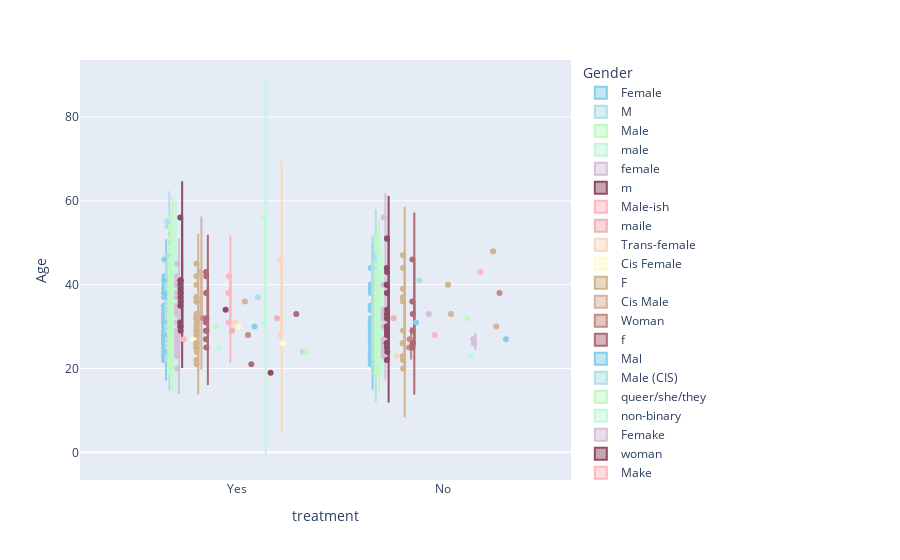

The notebook cell saved with this chart:
### Code cell
def winsorization_outliers(df):
    out=[]
    for i in df:
        q1 = np.percentile(df , 1)
        q3 = np.percentile(df , 99)
        if i > q3 or i < q1:
            out.append(i)
    print("Outliers:",out)
    return out
outliers = winsorization_outliers(df.Age)
data_age = df.loc[~df.Age.isin(outliers)]
fig = px.violin(data_age, y="Age", x="treatment", color="Gender", box=True, points="all", color_discrete_sequence=palette)
fig.show()

### Figure 1 — Plotly figure (JSON) as saved in the notebook; plotly's stock layout.template omitted (floating-point values rounded to 4 significant figures; data arrays with more than 128 entries replaced by an {"elided": "..."} marker saying what was removed)
{"data": [{"alignmentgroup": "True", "box": {"visible": true}, "hovertemplate": "Gender=Female<br>treatment=%{x}<br>Age=%{y}<extra></extra>", "legendgroup": "Female", "marker": {"color": "#87CEEB"}, "name": "Female", "offsetgroup": "Female", "orientation": "v", "points": "all", "scalegroup": "True", "showlegend": true, "x": ["Yes", "Yes", "Yes", "Yes", "Yes", "Yes", "Yes", "No", "No", "No", "No", "No", "No", "Yes", "Yes", "No", "Yes", "Yes", "No", "Yes", "No", "Yes", "Yes", "Yes", "Yes", "Yes", "Yes", "Yes", "No", "Yes", "Yes", "No", "No", "Yes", "Yes", "Yes", "Yes", "No", "No", "No", "Yes", "Yes", "Yes", "Yes", "Yes", "Yes", "Yes", "Yes", "Yes", "Yes", "Yes", "Yes", "Yes", "Yes", "No", "Yes", "No", "Yes", "Yes", "Yes", "Yes", "Yes", "Yes", "No", "No", "Yes", "No", "Yes", "No", "Yes", "Yes", "Yes", "Yes", "No", "No", "Yes", "Yes", "Yes", "No", "No", "Yes", "Yes", "Yes", "No", "Yes", "Yes", "Yes", "Yes", "Yes", "No", "Yes", "No", "No", "No", "Yes", "Yes", "No", "Yes", "No", "Yes", "Yes", "Yes", "Yes", "Yes", "Yes", "Yes", "No", "Yes", "No", "Yes", "Yes", "Yes", "No", "No", "Yes", "Yes", "No", "Yes", "Yes"], "x0": " ", "xaxis": "x", "y": [37, 35, 42, 35, 38, 26, 23, 31, 44, 29, 30, 29, 23, 34, 32, 28, 35, 38, 35, 27, 40, 28, 23, 27, 37, 26, 38, 26, 24, 23, 22, 30, 25, 25, 33, 31, 28, 26, 24, 26, 39, 28, 24, 23, 35, 33, 38, 41, 31, 27, 22, 31, 27, 32, 27, 26, 40, 24, 31, 31, 28, 24, 29, 22, 34, 29, 21, 23, 28, 29, 37, 27, 33, 27, 31, 35, 22, 32, 30, 39, 40, 31, 32, 23, 24, 25, 35, 26, 37, 39, 30, 31, 24, 38, 30, 31, 34, 26, 23, 28, 29, 39, 27, 30, 28, 33, 35, 33, 34, 46, 32, 26, 31, 35, 28, 34, 32, 23, 41], "y0": " ", "yaxis": "y", "type": "violin"}, {"alignmentgroup": "True", "box": {"visible": true}, "hovertemplate": "Gender=M<br>treatment=%{x}<br>Age=%{y}<extra></extra>", "legendgroup": "M", "marker": {"color": "#B0E0E6"}, "name": "M", "offsetgroup": "M", "orientation": "v", "points": "all", "scalegroup": "True", "showlegend": true, "x": ["No", "No", "No", "Yes", "Yes", "No", "No", "No", "No", "Yes", "Yes", "Yes", "No", "No", "No", "No", "Yes", "Yes", "Yes", "No", "No", "Yes", "Yes", "Yes", "No", "No", "No", "No", "Yes", "Yes", "Yes", "No", "Yes", "Yes", "Yes", "No", "Yes", "Yes", "No", "No", "Yes", "No", "Yes", "No", "Yes", "Yes", "No", "No", "Yes", "No", "Yes", "Yes", "Yes", "Yes", "No", "No", "No", "No", "No", "No", "No", "No", "Yes", "Yes", "No", "No", "Yes", "Yes", "No", "Yes", "No", "No", "No", "No", "No", "No", "No", "No", "No", "Yes", "No", "No", "No", "No", "Yes", "No", "No", "No", "Yes", "No", "No", "No", "No", "Yes", "No", "Yes", "No", "Yes", "No", "No", "No", "No", "Yes", "No", "Yes", "No", "No", "No", "Yes", "Yes", "No", "Yes", "Yes", "Yes"], "x0": " ", "xaxis": "x", "y": [44, 39, 50, 35, 22, 31, 28, 36, 32, 30, 35, 32, 39, 35, 24, 31, 22, 45, 30, 31, 24, 33, 40, 32, 37, 26, 29, 46, 54, 33, 34, 29, 55, 45, 26, 48, 35, 55, 26, 21, 23, 34, 34, 37, 27, 43, 48, 30, 47, 29, 36, 29, 39, 26, 21, 34, 33, 24, 33, 31, 22, 39, 32, 30, 29, 30, 33, 43, 36, 26, 33, 29, 39, 32, 38, 43, 40, 40, 36, 34, 40, 23, 25, 23, 35, 39, 29, 41, 40, 43, 33, 24, 34, 39, 19, 42, 36, 40, 42, 44, 34, 41, 25, 45, 29, 27, 27, 41, 39, 35, 51, 29, 44, 30], "y0": " ", "yaxis": "y", "type": "violin"}, {"alignmentgroup": "True", "box": {"visible": true}, "hovertemplate": "Gender=Male<br>treatment=%{x}<br>Age=%{y}<extra></extra>", "legendgroup": "Male", "marker": {"color": "#C1F8C1"}, "name": "Male", "offsetgroup": "Male", "orientation": "v", "points": "all", "scalegroup": "True", "showlegend": true, "x": {"elided": "604 str values"}, "x0": " ", "xaxis": "x", "y": {"elided": "604 int values"}, "y0": " ", "yaxis": "y", "type": "violin"}, {"alignmentgroup": "True", "box": {"visible": true}, "hovertemplate": "Gender=male<br>treatment=%{x}<br>Age=%{y}<extra></extra>", "legendgroup": "male", "marker": {"color": "#C1F8D8"}, "name": "male", "offsetgroup": "male", "orientation": "v", "points": "all", "scalegroup": "True", "showlegend": true, "x": {"elided": "200 str values"}, "x0": " ", "xaxis": "x", "y": {"elided": "200 int values"}, "y0": " ", "yaxis": "y", "type": "violin"}, {"alignmentgroup": "True", "box": {"visible": true}, "hovertemplate": "Gender=female<br>treatment=%{x}<br>Age=%{y}<extra></extra>", "legendgroup": "female", "marker": {"color": "#D8BFD8"}, "name": "female", "offsetgroup": "female", "orientation": "v", "points": "all", "scalegroup": "True", "showlegend": true, "x": ["Yes", "Yes", "Yes", "Yes", "Yes", "No", "Yes", "Yes", "No", "Yes", "Yes", "Yes", "Yes", "Yes", "Yes", "Yes", "No", "No", "No", "Yes", "Yes", "No", "No", "Yes", "Yes", "No", "Yes", "No", "Yes", "Yes", "Yes", "Yes", "No", "Yes", "Yes", "Yes", "Yes", "Yes", "Yes", "Yes", "Yes", "Yes", "Yes", "Yes", "No", "No", "No", "Yes", "Yes", "Yes", "Yes", "Yes", "Yes", "Yes", "No", "Yes", "Yes", "No", "Yes", "Yes", "Yes", "No"], "x0": " ", "xaxis": "x", "y": [42, 29, 40, 34, 26, 32, 34, 27, 34, 23, 28, 24, 27, 27, 25, 40, 24, 32, 30, 27, 23, 33, 30, 25, 38, 27, 28, 23, 29, 23, 34, 31, 26, 29, 33, 37, 35, 40, 29, 24, 25, 33, 34, 26, 33, 25, 40, 28, 26, 37, 34, 33, 45, 20, 27, 25, 35, 56, 34, 41, 23, 32], "y0": " ", "yaxis": "y", "type": "violin"}, {"alignmentgroup": "True", "box": {"visible": true}, "hovertemplate": "Gender=m<br>treatment=%{x}<br>Age=%{y}<extra></extra>", "legendgroup": "m", "marker": {"color": "#8D4C66"}, "name": "m", "offsetgroup": "m", "orientation": "v", "points": "all", "scalegroup": "True", "showlegend": true, "x": ["No", "No", "No", "No", "No", "No", "No", "Yes", "Yes", "Yes", "Yes", "No", "Yes", "No", "No", "Yes", "No", "Yes", "Yes", "No", "Yes", "Yes", "Yes", "No", "No", "No", "No", "Yes", "No", "No", "Yes", "No", "Yes", "No"], "x0": " ", "xaxis": "x", "y": [26, 28, 28, 34, 22, 25, 29, 41, 41, 36, 41, 24, 35, 26, 30, 37, 33, 39, 29, 43, 40, 56, 30, 38, 29, 51, 51, 38, 32, 44, 31, 40, 30, 40], "y0": " ", "yaxis": "y", "type": "violin"}, {"alignmentgroup": "True", "box": {"visible": true}, "hovertemplate": "Gender=Male-ish<br>treatment=%{x}<br>Age=%{y}<extra></extra>", "legendgroup": "Male-ish", "marker": {"color": "#FFB6C1"}, "name": "Male-ish", "offsetgroup": "Male-ish", "orientation": "v", "points": "all", "scalegroup": "True", "showlegend": true, "x": ["Yes"], "x0": " ", "xaxis": "x", "y": [27], "y0": " ", "yaxis": "y", "type": "violin"}, {"alignmentgroup": "True", "box": {"visible": true}, "hovertemplate": "Gender=maile<br>treatment=%{x}<br>Age=%{y}<extra></extra>", "legendgroup": "maile", "marker": {"color": "#F0B2B2"}, "name": "maile", "offsetgroup": "maile", "orientation": "v", "points": "all", "scalegroup": "True", "showlegend": true, "x": ["No"], "x0": " ", "xaxis": "x", "y": [32], "y0": " ", "yaxis": "y", "type": "violin"}, {"alignmentgroup": "True", "box": {"visible": true}, "hovertemplate": "Gender=Trans-female<br>treatment=%{x}<br>Age=%{y}<extra></extra>", "legendgroup": "Trans-female", "marker": {"color": "#F8D8C1"}, "name": "Trans-female", "offsetgroup": "Trans-female", "orientation": "v", "points": "all", "scalegroup": "True", "showlegend": true, "x": ["No"], "x0": " ", "xaxis": "x", "y": [23], "y0": " ", "yaxis": "y", "type": "violin"}, {"alignmentgroup": "True", "box": {"visible": true}, "hovertemplate": "Gender=Cis Female<br>treatment=%{x}<br>Age=%{y}<extra></extra>", "legendgroup": "Cis Female", "marker": {"color": "#FFFACD"}, "name": "Cis Female", "offsetgroup": "Cis Female", "orientation": "v", "points": "all", "scalegroup": "True", "showlegend": true, "x": ["Yes"], "x0": " ", "xaxis": "x", "y": [27], "y0": " ", "yaxis": "y", "type": "violin"}, {"alignmentgroup": "True", "box": {"visible": true}, "hovertemplate": "Gender=F<br>treatment=%{x}<br>Age=%{y}<extra></extra>", "legendgroup": "F", "marker": {"color": "#D2B48C"}, "name": "F", "offsetgroup": "F", "orientation": "v", "points": "all", "scalegroup": "True", "showlegend": true, "x": ["Yes", "Yes", "Yes", "Yes", "Yes", "Yes", "Yes", "Yes", "Yes", "Yes", "No", "Yes", "No", "Yes", "Yes", "Yes", "Yes", "Yes", "Yes", "No", "Yes", "No", "No", "No", "No", "Yes", "No", "Yes", "No", "Yes", "Yes", "No", "No", "Yes", "Yes", "No", "Yes", "Yes"], "x0": " ", "xaxis": "x", "y": [29, 25, 25, 33, 45, 32, 29, 37, 30, 37, 29, 25, 22, 32, 21, 26, 26, 24, 26, 23, 26, 26, 20, 39, 37, 36, 36, 29, 47, 22, 31, 44, 26, 42, 36, 26, 40, 28], "y0": " ", "yaxis": "y", "type": "violin"}, {"alignmentgroup": "True", "box": {"visible": true}, "hovertemplate": "Gender=Cis Male<br>treatment=%{x}<br>Age=%{y}<extra></extra>", "legendgroup": "Cis Male", "marker": {"color": "#d6b39f"}, "name": "Cis Male", "offsetgroup": "Cis Male", "orientation": "v", "points": "all", "scalegroup": "True", "showlegend": true, "x": ["Yes", "Yes"], "x0": " ", "xaxis": "x", "y": [33, 43], "y0": " ", "yaxis": "y", "type": "violin"}, {"alignmentgroup": "True", "box": {"visible": true}, "hovertemplate": "Gender=Woman<br>treatment=%{x}<br>Age=%{y}<extra></extra>", "legendgroup": "Woman", "marker": {"color": "#c48d86"}, "name": "Woman", "offsetgroup": "Woman", "orientation": "v", "points": "all", "scalegroup": "True", "showlegend": true, "x": ["No", "No", "Yes"], "x0": " ", "xaxis": "x", "y": [27, 25, 32], "y0": " ", "yaxis": "y", "type": "violin"}, {"alignmentgroup": "True", "box": {"visible": true}, "hovertemplate": "Gender=f<br>treatment=%{x}<br>Age=%{y}<extra></extra>", "legendgroup": "f", "marker": {"color": "#ad6b75"}, "name": "f", "offsetgroup": "f", "orientation": "v", "points": "all", "scalegroup": "True", "showlegend": true, "x": ["No", "Yes", "Yes", "Yes", "No", "Yes", "No", "No", "Yes", "Yes", "No", "Yes", "Yes", "Yes", "No"], "x0": " ", "xaxis": "x", "y": [26, 32, 29, 31, 33, 42, 25, 29, 27, 38, 36, 25, 29, 43, 46], "y0": " ", "yaxis": "y", "type": "violin"}, {"alignmentgroup": "True", "box": {"visible": true}, "hovertemplate": "Gender=Mal<br>treatment=%{x}<br>Age=%{y}<extra></extra>", "legendgroup": "Mal", "marker": {"color": "#87CEEB"}, "name": "Mal", "offsetgroup": "Mal", "orientation": "v", "points": "all", "scalegroup": "True", "showlegend": true, "x": ["No"], "x0": " ", "xaxis": "x", "y": [31], "y0": " ", "yaxis": "y", "type": "violin"}, {"alignmentgroup": "True", "box": {"visible": true}, "hovertemplate": "Gender=Male (CIS)<br>treatment=%{x}<br>Age=%{y}<extra></extra>", "legendgroup": "Male (CIS)", "marker": {"color": "#B0E0E6"}, "name": "Male (CIS)", "offsetgroup": "Male (CIS)", "orientation": "v", "points": "all", "scalegroup": "True", "showlegend": true, "x": ["No"], "x0": " ", "xaxis": "x", "y": [41], "y0": " ", "yaxis": "y", "type": "violin"}, {"alignmentgroup": "True", "box": {"visible": true}, "hovertemplate": "Gender=queer/she/they<br>treatment=%{x}<br>Age=%{y}<extra></extra>", "legendgroup": "queer/she/they", "marker": {"color": "#C1F8C1"}, "name": "queer/she/they", "offsetgroup": "queer/she/they", "orientation": "v", "points": "all", "scalegroup": "True", "showlegend": true, "x": ["Yes"], "x0": " ", "xaxis": "x", "y": [30], "y0": " ", "yaxis": "y", "type": "violin"}, {"alignmentgroup": "True", "box": {"visible": true}, "hovertemplate": "Gender=non-binary<br>treatment=%{x}<br>Age=%{y}<extra></extra>", "legendgroup": "non-binary", "marker": {"color": "#C1F8D8"}, "name": "non-binary", "offsetgroup": "non-binary", "orientation": "v", "points": "all", "scalegroup": "True", "showlegend": true, "x": ["Yes"], "x0": " ", "xaxis": "x", "y": [25], "y0": " ", "yaxis": "y", "type": "violin"}, {"alignmentgroup": "True", "box": {"visible": true}, "hovertemplate": "Gender=Femake<br>treatment=%{x}<br>Age=%{y}<extra></extra>", "legendgroup": "Femake", "marker": {"color": "#D8BFD8"}, "name": "Femake", "offsetgroup": "Femake", "orientation": "v", "points": "all", "scalegroup": "True", "showlegend": true, "x": ["No"], "x0": " ", "xaxis": "x", "y": [33], "y0": " ", "yaxis": "y", "type": "violin"}, {"alignmentgroup": "True", "box": {"visible": true}, "hovertemplate": "Gender=woman<br>treatment=%{x}<br>Age=%{y}<extra></extra>", "legendgroup": "woman", "marker": {"color": "#8D4C66"}, "name": "woman", "offsetgroup": "woman", "orientation": "v", "points": "all", "scalegroup": "True", "showlegend": true, "x": ["Yes"], "x0": " ", "xaxis": "x", "y": [34], "y0": " ", "yaxis": "y", "type": "violin"}, {"alignmentgroup": "True", "box": {"visible": true}, "hovertemplate": "Gender=Make<br>treatment=%{x}<br>Age=%{y}<extra></extra>", "legendgroup": "Make", "marker": {"color": "#FFB6C1"}, "name": "Make", "offsetgroup": "Make", "orientation": "v", "points": "all", "scalegroup": "True", "showlegend": true, "x": ["Yes", "No", "Yes", "Yes"], "x0": " ", "xaxis": "x", "y": [31, 28, 38, 42], "y0": " ", "yaxis": "y", "type": "violin"}, {"alignmentgroup": "True", "box": {"visible": true}, "hovertemplate": "Gender=Nah<br>treatment=%{x}<br>Age=%{y}<extra></extra>", "legendgroup": "Nah", "marker": {"color": "#F0B2B2"}, "name": "Nah", "offsetgroup": "Nah", "orientation": "v", "points": "all", "scalegroup": "True", "showlegend": true, "x": ["Yes"], "x0": " ", "xaxis": "x", "y": [29], "y0": " ", "yaxis": "y", "type": "violin"}, {"alignmentgroup": "True", "box": {"visible": true}, "hovertemplate": "Gender=Enby<br>treatment=%{x}<br>Age=%{y}<extra></extra>", "legendgroup": "Enby", "marker": {"color": "#F8D8C1"}, "name": "Enby", "offsetgroup": "Enby", "orientation": "v", "points": "all", "scalegroup": "True", "showlegend": true, "x": ["Yes"], "x0": " ", "xaxis": "x", "y": [31], "y0": " ", "yaxis": "y", "type": "violin"}, {"alignmentgroup": "True", "box": {"visible": true}, "hovertemplate": "Gender=fluid<br>treatment=%{x}<br>Age=%{y}<extra></extra>", "legendgroup": "fluid", "marker": {"color": "#FFFACD"}, "name": "fluid", "offsetgroup": "fluid", "orientation": "v", "points": "all", "scalegroup": "True", "showlegend": true, "x": ["Yes"], "x0": " ", "xaxis": "x", "y": [30], "y0": " ", "yaxis": "y", "type": "violin"}, {"alignmentgroup": "True", "box": {"visible": true}, "hovertemplate": "Gender=Genderqueer<br>treatment=%{x}<br>Age=%{y}<extra></extra>", "legendgroup": "Genderqueer", "marker": {"color": "#D2B48C"}, "name": "Genderqueer", "offsetgroup": "Genderqueer", "orientation": "v", "points": "all", "scalegroup": "True", "showlegend": true, "x": ["No"], "x0": " ", "xaxis": "x", "y": [40], "y0": " ", "yaxis": "y", "type": "violin"}, {"alignmentgroup": "True", "box": {"visible": true}, "hovertemplate": "Gender=Female <br>treatment=%{x}<br>Age=%{y}<extra></extra>", "legendgroup": "Female ", "marker": {"color": "#d6b39f"}, "name": "Female ", "offsetgroup": "Female ", "orientation": "v", "points": "all", "scalegroup": "True", "showlegend": true, "x": ["No", "Yes"], "x0": " ", "xaxis": "x", "y": [33, 36], "y0": " ", "yaxis": "y", "type": "violin"}, {"alignmentgroup": "True", "box": {"visible": true}, "hovertemplate": "Gender=Androgyne<br>treatment=%{x}<br>Age=%{y}<extra></extra>", "legendgroup": "Androgyne", "marker": {"color": "#c48d86"}, "name": "Androgyne", "offsetgroup": "Androgyne", "orientation": "v", "points": "all", "scalegroup": "True", "showlegend": true, "x": ["Yes"], "x0": " ", "xaxis": "x", "y": [28], "y0": " ", "yaxis": "y", "type": "violin"}, {"alignmentgroup": "True", "box": {"visible": true}, "hovertemplate": "Gender=Agender<br>treatment=%{x}<br>Age=%{y}<extra></extra>", "legendgroup": "Agender", "marker": {"color": "#ad6b75"}, "name": "Agender", "offsetgroup": "Agender", "orientation": "v", "points": "all", "scalegroup": "True", "showlegend": true, "x": ["Yes"], "x0": " ", "xaxis": "x", "y": [21], "y0": " ", "yaxis": "y", "type": "violin"}, {"alignmentgroup": "True", "box": {"visible": true}, "hovertemplate": "Gender=cis-female/femme<br>treatment=%{x}<br>Age=%{y}<extra></extra>", "legendgroup": "cis-female/femme", "marker": {"color": "#87CEEB"}, "name": "cis-female/femme", "offsetgroup": "cis-female/femme", "orientation": "v", "points": "all", "scalegroup": "True", "showlegend": true, "x": ["Yes"], "x0": " ", "xaxis": "x", "y": [30], "y0": " ", "yaxis": "y", "type": "violin"}, {"alignmentgroup": "True", "box": {"visible": true}, "hovertemplate": "Gender=Guy (-ish) ^_^<br>treatment=%{x}<br>Age=%{y}<extra></extra>", "legendgroup": "Guy (-ish) ^_^", "marker": {"color": "#B0E0E6"}, "name": "Guy (-ish) ^_^", "offsetgroup": "Guy (-ish) ^_^", "orientation": "v", "points": "all", "scalegroup": "True", "showlegend": true, "x": ["Yes"], "x0": " ", "xaxis": "x", "y": [37], "y0": " ", "yaxis": "y", "type": "violin"}, {"alignmentgroup": "True", "box": {"visible": true}, "hovertemplate": "Gender=male leaning androgynous<br>treatment=%{x}<br>Age=%{y}<extra></extra>", "legendgroup": "male leaning androgynous", "marker": {"color": "#C1F8C1"}, "name": "male leaning androgynous", "offsetgroup": "male leaning androgynous", "orientation": "v", "points": "all", "scalegroup": "True", "showlegend": true, "x": ["No"], "x0": " ", "xaxis": "x", "y": [32], "y0": " ", "yaxis": "y", "type": "violin"}, {"alignmentgroup": "True", "box": {"visible": true}, "hovertemplate": "Gender=Male <br>treatment=%{x}<br>Age=%{y}<extra></extra>", "legendgroup": "Male ", "marker": {"color": "#C1F8D8"}, "name": "Male ", "offsetgroup": "Male ", "orientation": "v", "points": "all", "scalegroup": "True", "showlegend": true, "x": ["Yes", "Yes", "No"], "x0": " ", "xaxis": "x", "y": [56, 31, 23], "y0": " ", "yaxis": "y", "type": "violin"}, {"alignmentgroup": "True", "box": {"visible": true}, "hovertemplate": "Gender=Man<br>treatment=%{x}<br>Age=%{y}<extra></extra>", "legendgroup": "Man", "marker": {"color": "#D8BFD8"}, "name": "Man", "offsetgroup": "Man", "orientation": "v", "points": "all", "scalegroup": "True", "showlegend": true, "x": ["No", "No"], "x0": " ", "xaxis": "x", "y": [26, 27], "y0": " ", "yaxis": "y", "type": "violin"}, {"alignmentgroup": "True", "box": {"visible": true}, "hovertemplate": "Gender=Trans woman<br>treatment=%{x}<br>Age=%{y}<extra></extra>", "legendgroup": "Trans woman", "marker": {"color": "#8D4C66"}, "name": "Trans woman", "offsetgroup": "Trans woman", "orientation": "v", "points": "all", "scalegroup": "True", "showlegend": true, "x": ["Yes"], "x0": " ", "xaxis": "x", "y": [19], "y0": " ", "yaxis": "y", "type": "violin"}, {"alignmentgroup": "True", "box": {"visible": true}, "hovertemplate": "Gender=msle<br>treatment=%{x}<br>Age=%{y}<extra></extra>", "legendgroup": "msle", "marker": {"color": "#FFB6C1"}, "name": "msle", "offsetgroup": "msle", "orientation": "v", "points": "all", "scalegroup": "True", "showlegend": true, "x": ["No"], "x0": " ", "xaxis": "x", "y": [43], "y0": " ", "yaxis": "y", "type": "violin"}, {"alignmentgroup": "True", "box": {"visible": true}, "hovertemplate": "Gender=Neuter<br>treatment=%{x}<br>Age=%{y}<extra></extra>", "legendgroup": "Neuter", "marker": {"color": "#F0B2B2"}, "name": "Neuter", "offsetgroup": "Neuter", "orientation": "v", "points": "all", "scalegroup": "True", "showlegend": true, "x": ["Yes"], "x0": " ", "xaxis": "x", "y": [32], "y0": " ", "yaxis": "y", "type": "violin"}, {"alignmentgroup": "True", "box": {"visible": true}, "hovertemplate": "Gender=Female (trans)<br>treatment=%{x}<br>Age=%{y}<extra></extra>", "legendgroup": "Female (trans)", "marker": {"color": "#F8D8C1"}, "name": "Female (trans)", "offsetgroup": "Female (trans)", "orientation": "v", "points": "all", "scalegroup": "True", "showlegend": true, "x": ["Yes", "Yes"], "x0": " ", "xaxis": "x", "y": [28, 46], "y0": " ", "yaxis": "y", "type": "violin"}, {"alignmentgroup": "True", "box": {"visible": true}, "hovertemplate": "Gender=queer<br>treatment=%{x}<br>Age=%{y}<extra></extra>", "legendgroup": "queer", "marker": {"color": "#FFFACD"}, "name": "queer", "offsetgroup": "queer", "orientation": "v", "points": "all", "scalegroup": "True", "showlegend": true, "x": ["Yes"], "x0": " ", "xaxis": "x", "y": [26], "y0": " ", "yaxis": "y", "type": "violin"}, {"alignmentgroup": "True", "box": {"visible": true}, "hovertemplate": "Gender=Female (cis)<br>treatment=%{x}<br>Age=%{y}<extra></extra>", "legendgroup": "Female (cis)", "marker": {"color": "#D2B48C"}, "name": "Female (cis)", "offsetgroup": "Female (cis)", "orientation": "v", "points": "all", "scalegroup": "True", "showlegend": true, "x": ["No"], "x0": " ", "xaxis": "x", "y": [48], "y0": " ", "yaxis": "y", "type": "violin"}, {"alignmentgroup": "True", "box": {"visible": true}, "hovertemplate": "Gender=Mail<br>treatment=%{x}<br>Age=%{y}<extra></extra>", "legendgroup": "Mail", "marker": {"color": "#d6b39f"}, "name": "Mail", "offsetgroup": "Mail", "orientation": "v", "points": "all", "scalegroup": "True", "showlegend": true, "x": ["No"], "x0": " ", "xaxis": "x", "y": [30], "y0": " ", "yaxis": "y", "type": "violin"}, {"alignmentgroup": "True", "box": {"visible": true}, "hovertemplate": "Gender=cis male<br>treatment=%{x}<br>Age=%{y}<extra></extra>", "legendgroup": "cis male", "marker": {"color": "#c48d86"}, "name": "cis male", "offsetgroup": "cis male", "orientation": "v", "points": "all", "scalegroup": "True", "showlegend": true, "x": ["No"], "x0": " ", "xaxis": "x", "y": [38], "y0": " ", "yaxis": "y", "type": "violin"}, {"alignmentgroup": "True", "box": {"visible": true}, "hovertemplate": "Gender=Malr<br>treatment=%{x}<br>Age=%{y}<extra></extra>", "legendgroup": "Malr", "marker": {"color": "#ad6b75"}, "name": "Malr", "offsetgroup": "Malr", "orientation": "v", "points": "all", "scalegroup": "True", "showlegend": true, "x": ["Yes"], "x0": " ", "xaxis": "x", "y": [33], "y0": " ", "yaxis": "y", "type": "violin"}, {"alignmentgroup": "True", "box": {"visible": true}, "hovertemplate": "Gender=femail<br>treatment=%{x}<br>Age=%{y}<extra></extra>", "legendgroup": "femail", "marker": {"color": "#87CEEB"}, "name": "femail", "offsetgroup": "femail", "orientation": "v", "points": "all", "scalegroup": "True", "showlegend": true, "x": ["No"], "x0": " ", "xaxis": "x", "y": [27], "y0": " ", "yaxis": "y", "type": "violin"}, {"alignmentgroup": "True", "box": {"visible": true}, "hovertemplate": "Gender=Cis Man<br>treatment=%{x}<br>Age=%{y}<extra></extra>", "legendgroup": "Cis Man", "marker": {"color": "#B0E0E6"}, "name": "Cis Man", "offsetgroup": "Cis Man", "orientation": "v", "points": "all", "scalegroup": "True", "showlegend": true, "x": ["Yes"], "x0": " ", "xaxis": "x", "y": [24], "y0": " ", "yaxis": "y", "type": "violin"}, {"alignmentgroup": "True", "box": {"visible": true}, "hovertemplate": "Gender=ostensibly male, unsure what that really means<br>treatment=%{x}<br>Age=%{y}<extra></extra>", "legendgroup": "ostensibly male, unsure what that really means", "marker": {"color": "#C1F8C1"}, "name": "ostensibly male, unsure what that really means", "offsetgroup": "ostensibly male, unsure what that really means", "orientation": "v", "points": "all", "scalegroup": "True", "showlegend": true, "x": ["Yes"], "x0": " ", "xaxis": "x", "y": [24], "y0": " ", "yaxis": "y", "type": "violin"}], "layout": {"xaxis": {"anchor": "y", "domain": [0, 1], "title": {"text": "treatment"}, "type": "category", "range": [-0.7718, 1.62], "autorange": true}, "yaxis": {"anchor": "x", "domain": [0, 1], "title": {"text": "Age"}, "type": "linear", "range": [-6.605, 93.61], "autorange": true}, "legend": {"title": {"text": "Gender"}, "tracegroupgap": 0}, "margin": {"t": 60}, "violinmode": "group", "autosize": true}}
